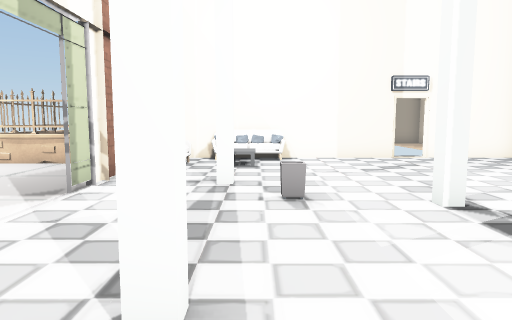
[1] (above)

17 first-person views from a walk through a Unity game level. The camera is 1.2 m above the floor, tilts 6° down and sees 70° across. Doors are open. The floor is counted in squares, 1 m on a side. Each view is taken from the middle of a square. On the plan, view 1 faces up. The plan holds only what a view shows up to about 15 squares ahead; the rest is blank. The place goes on beyond the plan. The player character is not drawn. Some surface patterns are stand-ins.

[2]
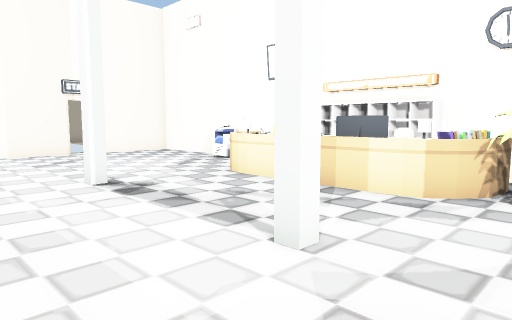

[3]
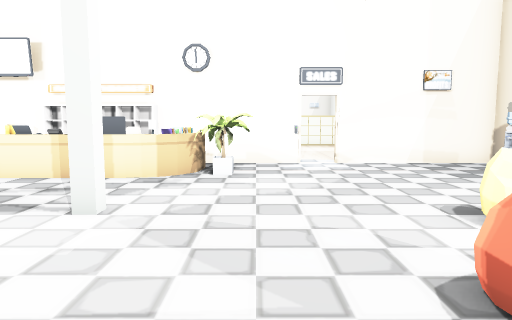

[4]
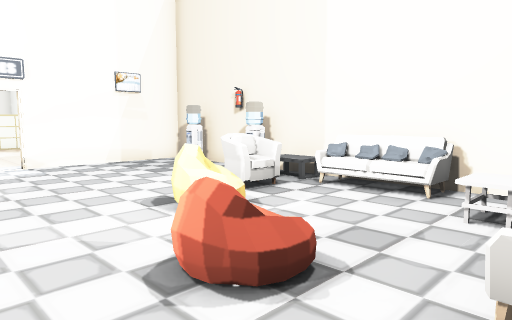

[5]
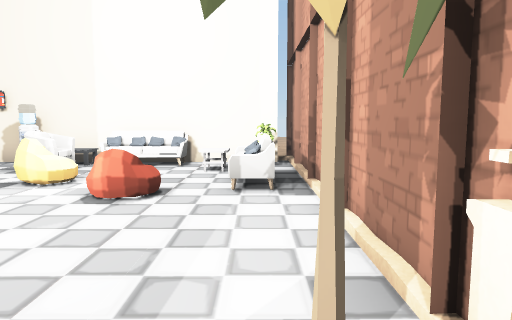

[6]
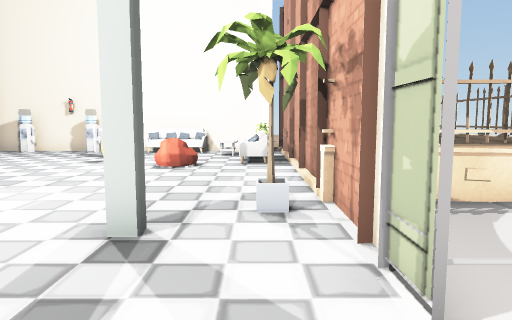

[7]
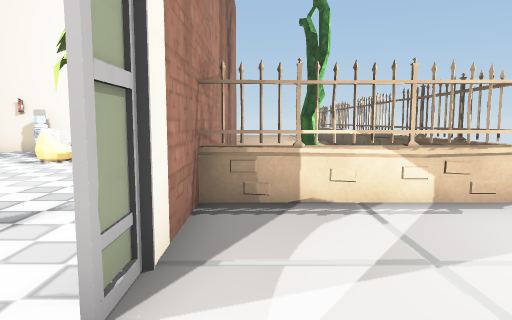

[8]
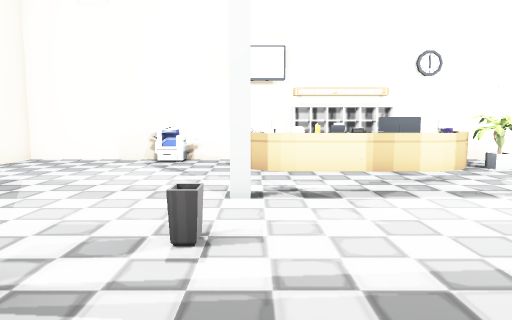

[9]
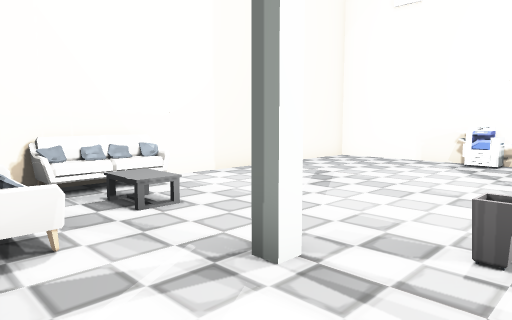

[10]
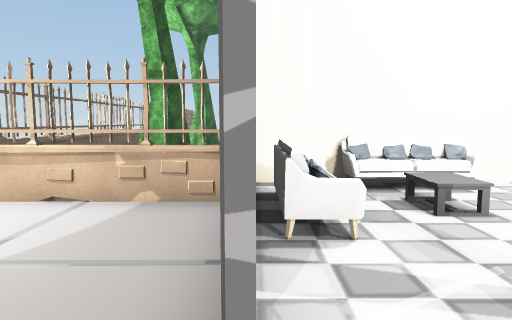

[11]
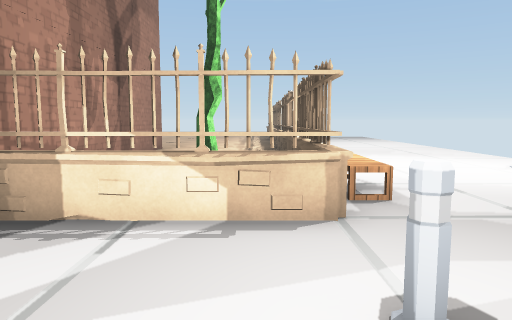

[12]
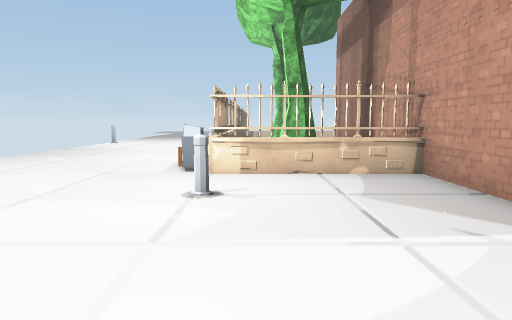

[13]
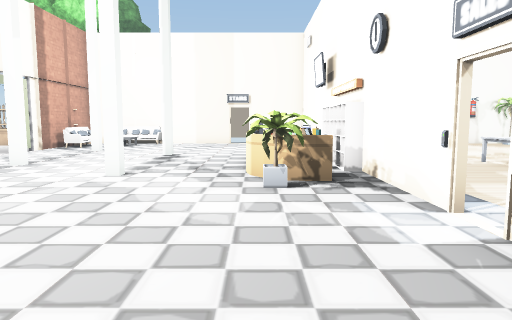

[14]
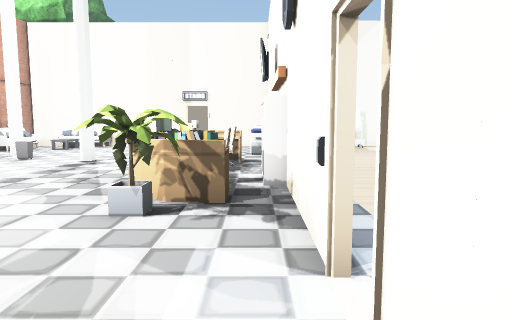

[15]
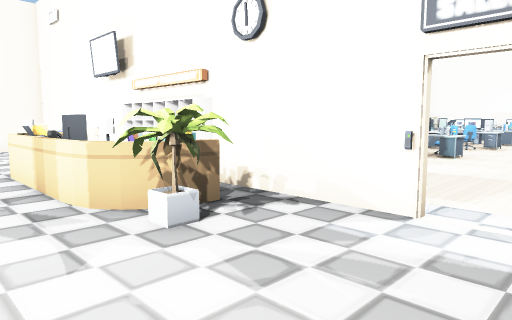

[16]
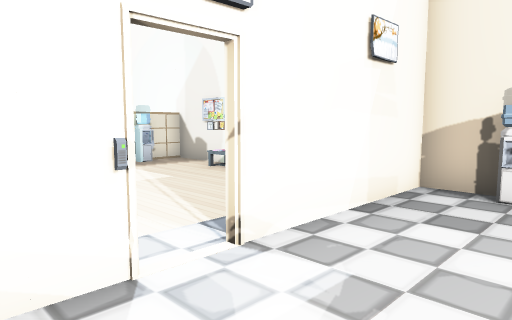

[17]
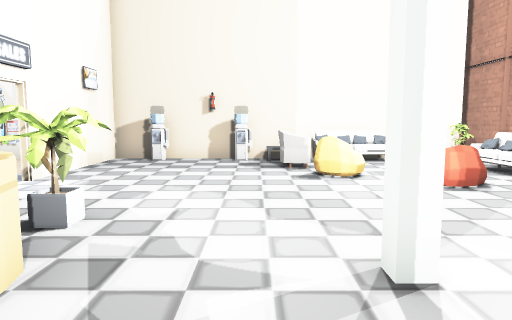

### Floor plan
Key: @ floor where view 1 was taken; # wall or solid block; x gap in a wall; . main floor; : floor 0.5 m higher than the main floor; / step, stairs or slope; D open door; = window, fence, low wall or low ledge; S sofa; P pillar; E desk; H shelf; M monitor; C chair; L lamp; A plant; W water cooler; T tree; B pole; F table; O other object.
Columns run from 15 left of view 1 to 14 right of it. Each row starts with its distance up from view 1.
 23          TT
 22          TT
 21
 20        #
 19        =
 18        #
 17 .....  =
 16 ...... # T
 15 ......O# TT
 14 ...... =
 13 ....../#    #
 12  ...../=    ##S#####D####
 11   ....O#=#==#...........#
 10   .....#=#==#O..........#
  9    .........SO..........#
  8     ...B....#..........O#
  7     ........#.P........O#
  6      .......#..O........# ..
  5       ............P..OE.# ..
  4       ......#........ECH# ...
  3       .B....#.......OEEHH...F
  2       ......#.P......M H#...
  1      ..#=#==#A.......MCHH...FF
  0     ...=####O..@..P..LE.#...
 -1     ..O#    #.........A.#..
 -2    ...O#    #...........#....
 -3   .....=    #..........Ox....
 -4   .....#    #S.O.......DD....
 -5   ... O# TT #O...OO.....#....
 -6 .....  #    #S....S.....#....
 -7 .....  #    #.O...S.....# ...
 -8 .....  #    #A.S://.W.W.#  ###
 -9 .....  #    O############
-10 .....  =    O

Where each view was taken, in squares from view 1:
view 1: 0 up, 0 right, facing up
view 2: 2 down, 0 right, facing up-right
view 3: 2 down, 2 left, facing right
view 4: 2 down, 2 left, facing down-right
view 5: 2 up, 2 left, facing down
view 6: 6 up, 2 left, facing down
view 7: 6 up, 4 left, facing down
view 8: 5 up, 3 left, facing right
view 9: 5 up, 3 left, facing up-right
view 10: 5 up, 3 left, facing up
view 11: 5 up, 7 left, facing down
view 12: 2 up, 7 left, facing up
view 13: 8 down, 6 right, facing up
view 14: 6 down, 8 right, facing up
view 15: 5 down, 4 right, facing up-right
view 16: 2 down, 6 right, facing down-right
view 17: 3 up, 4 right, facing down
